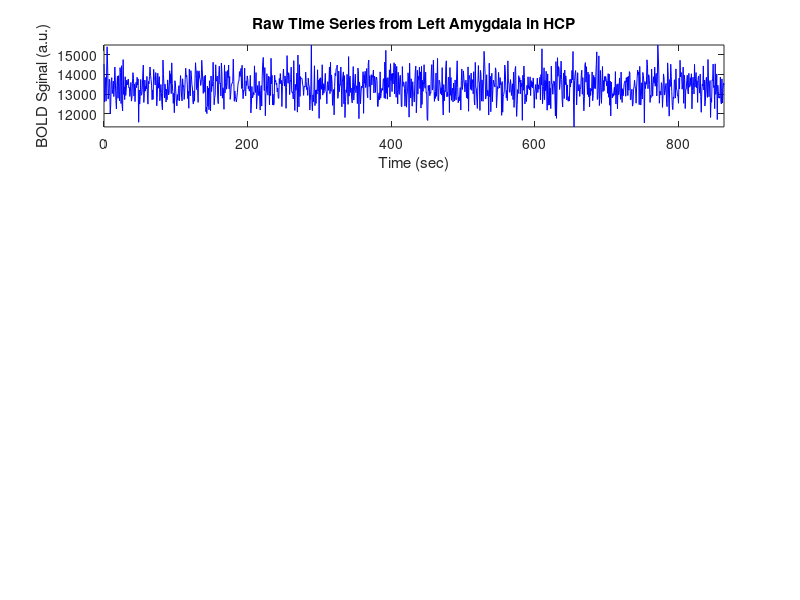

Here is the MATLAB script that generated this plot: (Note: this script raises an error after producing the figure.)
%% test ALFF caculation using different methods
load('tmpts_amyg_lh.mat')
rep_time = 0.72; rate_samp = 1/rep_time;
num_samp = length(tmpts);
time = rep_time * (0:(num_samp-1));

%% plot the raw time series
subplot(411)
plot(time,tmpts,'b')
title('Raw Time Series from Left Amygdala in HCP')
xlabel('Time (sec)')
ylabel('BOLD Sginal (a.u.)')
axis tight; ax = gca; ax.TickDir = 'in'; ax.TickLength = [0.002 0.002];

%% plot the BOLD amplitude
tmpts = tmpts - mean(tmpts);
if rem(num_samp,2)==0 
  freq_idx = 1:(num_samp/2 + 1);
else
  freq_idx = 1:(num_samp+1)/2;
end
freq = rate_samp*(freq_idx-1)/num_samp; %normalized frequencies
ts_dft = fft(tmpts);
ts_dft = ts_dft(freq_idx);
ts_dft = ts_dft/num_samp;
ts_dft(2:end-1) = 2*ts_dft(2:end-1);
amp = abs(ts_dft);
subplot(412)
plot(freq,amp,'r')
title('Amplitude Estimation using FFT')
xlabel('Frequency (Hz)')
ylabel('BOLD Amplitude (a.u.)')
axis tight; ax = gca; ax.TickDir = 'in'; ax.TickLength = [0.002 0.002];

%% plot the BOLD amplitude using padding FFT
padding_length = 2*num_samp;
ts_dft = fft(tmpts,padding_length);
ts_dft = ts_dft(1:num_samp+1);
ts_dft = ts_dft/num_samp;
ts_dft(2:end-1) = 2*ts_dft(2:end-1);
amp = abs(ts_dft(1:2:end));
subplot(413)
plot(freq,amp)
xlabel('Frequency (Hz)')
ylabel('BOLD Amplitude (a.u.)')
axis tight

%% plot the BOLD amplitude using periodogram
[pts,wf1] = periodogram(tmpts,[],num_samp,'power');
amp_psd = sqrt(2*pts);
subplot(413)
plot(freq,amp_psd,'r')
title('Amplitude Estimation using Periodogram')
xlabel('Frequency (Hz)')
ylabel('BOLD Amplitude (a.u.)')
axis tight; ax = gca; ax.TickDir = 'in'; ax.TickLength = [0.002 0.002];

%% plot the BOLD amplitude using Welch method
[pts,wf2] = pwelch(tmpts,[],[],num_samp,'power');
amp_psd = sqrt(2*pts);
subplot(414)
plot(freq,amp_psd,'r')
title('Amplitude Estimation using Welch Method')
xlabel('Frequency (Hz)')
ylabel('BOLD Amplitude (a.u.)')
axis tight; ax = gca; ax.TickDir = 'in'; ax.TickLength = [0.002 0.002];

%% save the figure
set(gcf,'PaperPositionMode','auto')
print('demoALFF','-dpng','-r300')
